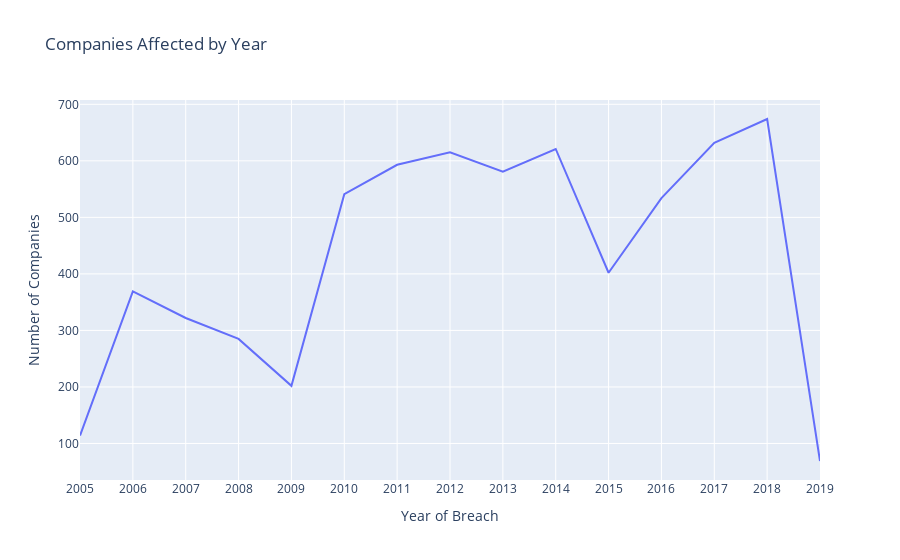

This figure's notebook cell:
### Code cell
## Line plot showing progression of hacks over the years
px.line(x="Year", y="Company", labels={"Company":"Number of Companies", "Year":"Year of Breach"}, data_frame=yearly_count, title= "Companies Affected by Year")

### Figure 1 — Plotly figure (JSON) as saved in the notebook; plotly's stock layout.template omitted (floating-point values rounded to 4 significant figures)
{"data": [{"hovertemplate": "Year of Breach=%{x}<br>Number of Companies=%{y}<extra></extra>", "legendgroup": "", "line": {"color": "#636efa", "dash": "solid"}, "marker": {"symbol": "circle"}, "mode": "lines", "name": "", "orientation": "v", "showlegend": false, "type": "scatter", "x": ["2005", "2006", "2007", "2008", "2009", "2010", "2011", "2012", "2013", "2014", "2015", "2016", "2017", "2018", "2019"], "xaxis": "x", "y": [114, 369, 322, 285, 202, 541, 593, 615, 581, 621, 402, 534, 632, 674, 69], "yaxis": "y"}], "layout": {"legend": {"tracegroupgap": 0}, "title": {"text": "Companies Affected by Year"}, "xaxis": {"anchor": "y", "domain": [0, 1], "title": {"text": "Year of Breach"}}, "yaxis": {"anchor": "x", "domain": [0, 1], "title": {"text": "Number of Companies"}}}}
